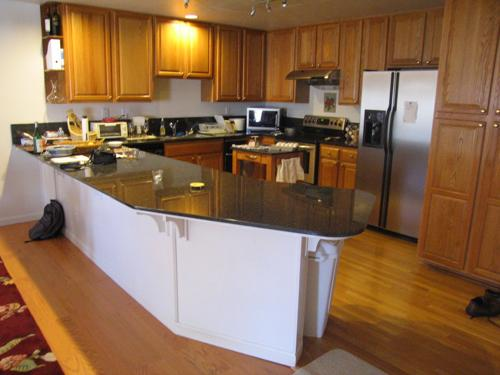
#> input picture HW1/Figures/Q1.3/sun_aasmevtpkslccptd.jpg, 500 x 375 px, given in place of sun_aztvjgubyrgvirup.jpg, which was not available
$ python main.py
#> lines starting #> are read from the running program, lines starting #| are printed output that depends on the picture; pictures that were not available may be replaced by others from this repository, and a replacement may not be noted
#> in main, img is the input picture: PIL image 500x375 RGB; mean R, G, B 140.8, 108.7, 81.6
### HW1/boxiangf/visual_words.py
import os, multiprocessing
from os.path import join, isfile

import numpy as np
from PIL import Image
import scipy.ndimage
import scipy.spatial
import skimage.color
import sklearn.cluster

def extract_filter_responses(opts, img):
    '''
    Extracts the filter responses for the given image.

    [input]
    * opts    : options
    * img    : numpy.ndarray of shape (H,W) or (H,W,3)
    [output]
    * filter_responses: numpy.ndarray of shape (H,W,3F)
    '''

    filter_scales = opts.filter_scales
    # ----- TODO -----

    # Convert gray-scale images to 3-channel
    if len(img.shape) != 3:
        img = np.repeat(img[:, :, np.newaxis], 3, axis=2)

    # Convert image to floating point type with range [0, 1] if necessary
    if img.dtype.kind != "f":
        img = np.array(img).astype(np.float32)

    if np.any((img < 0) | (img > 1)):
        img = (img-np.min(img))/(np.max(img)-np.min(img))

    img = skimage.color.rgb2lab(img)
#> img: shape (375, 500, 3) float32; mean of channels 0, 1, 2 48, 10.9, 20.4

    # [5 lines of commented-out code are left out]

    num_scales = len(filter_scales)
    num_filters = 4
    num_channels = 3

    filter_responses = np.zeros((img.shape[0], img.shape[1], num_channels*num_scales*num_filters))

    # Grouping filter_responses first by channel, then by filter, and finally by scale
    for i in range(num_scales):
        for j in range(num_channels):
            filter_responses[:, :, num_filters*num_channels*i + num_channels*0 + j] = scipy.ndimage.gaussian_filter(img[:, :, j], sigma=filter_scales[i], order=0)
            filter_responses[:, :, num_filters*num_channels*i + num_channels*1 + j] = scipy.ndimage.gaussian_laplace(img[:, :, j], sigma=filter_scales[i])
            filter_responses[:, :, num_filters*num_channels*i + num_channels*2 + j] = scipy.ndimage.gaussian_filter(img[:, :, j], sigma=filter_scales[i], order=[1,0])
            filter_responses[:, :, num_filters*num_channels*i + num_channels*3 + j] = scipy.ndimage.gaussian_filter(img[:, :, j], sigma=filter_scales[i], order=[0,1])

    return filter_responses


# [27 lines left out: function compute_dictionary_one_image, not called in this run]


def compute_dictionary(opts, n_worker=1):
    '''
    Creates the dictionary of visual words by clustering using k-means.

    [input]
    * opts         : options
    * n_worker     : number of workers to process in parallel

    [saved]
    * dictionary : numpy.ndarray of shape (K,3F)
    '''

    data_dir = opts.data_dir
    feat_dir = opts.feat_dir
    out_dir = opts.out_dir
    K = opts.K

    train_files = open(join(data_dir, 'train_files.txt')).read().splitlines()
    # ----- TODO -----

    num_training_images = len(train_files)
    alpha = opts.alpha

    # Multiprocessing pool for extracting features of one image
    args = []
    for i in range(num_training_images):
        args.append((i, alpha, train_files[i], opts))

    pool = multiprocessing.Pool(n_worker)
    pool.map(compute_dictionary_one_image, args)
    pool.close()
    pool.join()

    # Read the subset filter responses from file and concatenate
    filter_responses_list = []
    for i in range(num_training_images):
        file_path = join(opts.data_dir + '/temp/' + str(i) + ".npy")
        file = np.load(file_path)
        filter_responses_list.append(file)
    filter_responses = np.concatenate(filter_responses_list, axis=0)

    # Cluster responses with k-means and generate visual words dictionary with K words
    kmeans = sklearn.cluster.KMeans(n_clusters=K).fit(filter_responses)
    dictionary = kmeans.cluster_centers_
    np.save(join(out_dir, 'dictionary.npy'), dictionary)


# [27 lines left out: function get_visual_words, not called in this run]

### HW1/code/util.py
import numpy as np
import matplotlib.pyplot as plt
import multiprocessing

def get_num_CPU():
    '''
    Counts the number of CPUs available in the machine.
    '''
    return multiprocessing.cpu_count()

def display_filter_responses(opts, response_maps):
    '''
    Visualizes the filter response maps.

    [input]
    * response_maps: a numpy.ndarray of shape (H,W,3F)
    '''

    n_scale = len(opts.filter_scales)
    plt.figure(1)

    for i in range(n_scale*4):
        plt.subplot(n_scale, 4, i+1)
        resp = response_maps[:, :, i*3:i*3 + 3]
        resp_min = resp.min(axis=(0,1), keepdims=True)
        resp_max = resp.max(axis=(0,1), keepdims=True)
        resp = (resp - resp_min)/(resp_max - resp_min)
        plt.imshow(resp)
        plt.axis("off")
#> this loop made 8 passes
#> (resp_min, resp_max) on passes 1 to 8: ([[2.15, -18.84, -22.54]], [[99.72, 42.31, 81.82]]), ([[-35.74, -11.86, -13.65]], [[27.43, 10.3, 12.24]]), ([[-27.17, -15.29, -15.41]], [[29.27, 13.36, 11.98]]), ([[-27.86, -7.93, -14.59]], [[26.22, 7.69, 20.05]]), ([[3.39, -17, -18.53]], [[99, 35.73, 79.29]]), ([[-9.64, -5.43, -4.99]], [[8.07, 2.83, 5.18]]), ([[-14.63, -7.94, -9.76]], [[14.33, 6.93, 7.1]]), ([[-14.6, -4.53, -8.56]], [[14.35, 5.06, 11.91]])
#> pass 1, in display_filter_responses, `resp = response_maps[:, :, i*3:i*3 + 3]`:
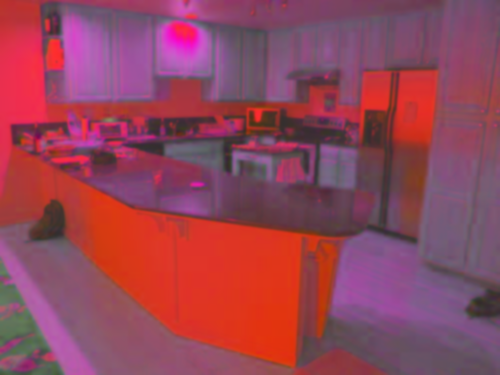
#> resp: shape (375, 500, 3) float64; mean of channels 0, 1, 2 48, 10.9, 20.4; drawn with min black and max white
#> pass 1, in display_filter_responses, `resp = (resp - resp_min)/(resp_max - resp_min)`:
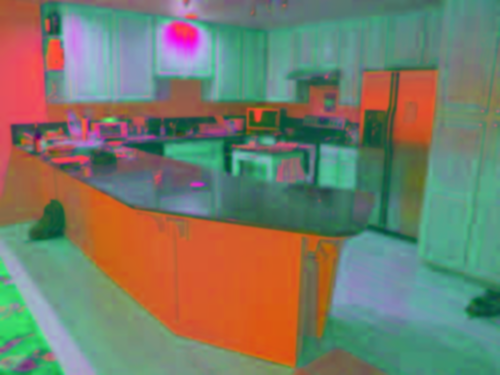
#> resp: shape (375, 500, 3) float64; mean of channels 0, 1, 2 0.47, 0.486, 0.412; drawn as R, G, B
#> pass 2, in display_filter_responses, `resp = response_maps[:, :, i*3:i*3 + 3]`:
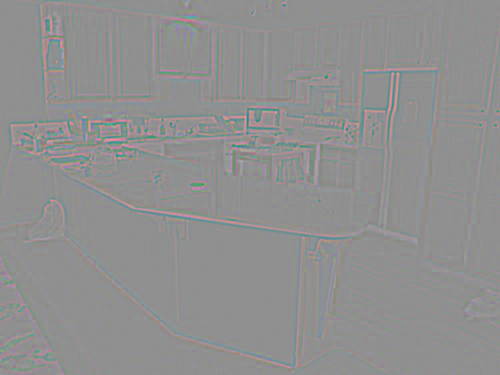
#> resp: shape (375, 500, 3) float64; mean of channels 0, 1, 2 0, 0, 0; drawn with min black and max white
#> pass 2, in display_filter_responses, `resp = (resp - resp_min)/(resp_max - resp_min)`:
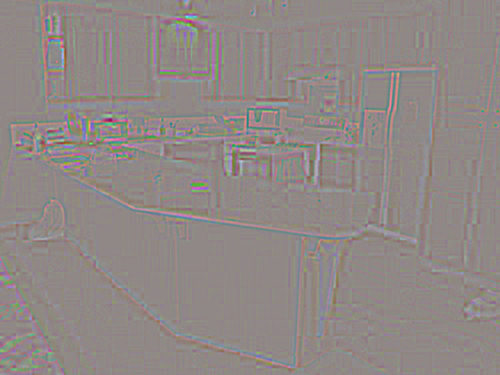
#> resp: shape (375, 500, 3) float64; mean of channels 0, 1, 2 0.566, 0.535, 0.527; drawn as R, G, B
#> after the loop:
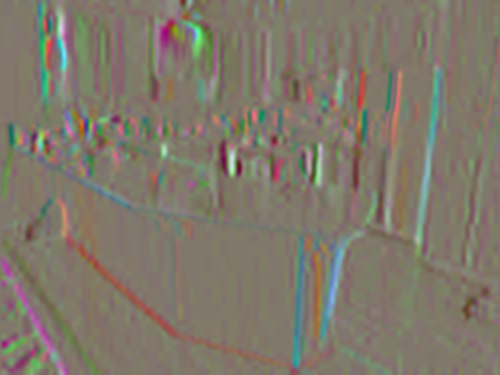
#> resp: shape (375, 500, 3) float64; mean of channels 0, 1, 2 0.502, 0.473, 0.419; drawn as R, G, B

    plt.subplots_adjust(left=0.05,right=0.95,top=0.95,bottom=0.05,wspace=0.05,hspace=0.05)
    plt.show()
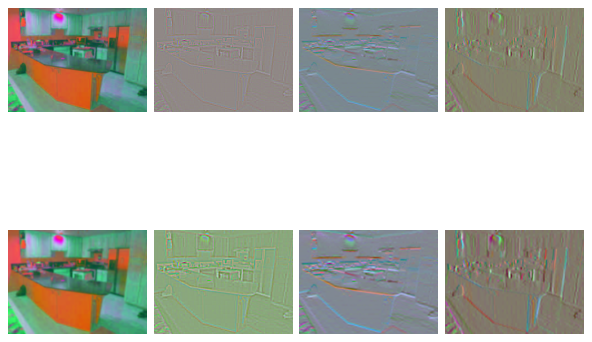
#> figure drawn by matplotlib, 8 panels

# [8 lines left out: function visualize_wordmap, not called in this run]

### HW1/code/opts.py
'''
Hyperparameters wrapped in argparse
This file contains most of tuanable parameters for this homework
You are asked to play around with them for Q3.1
It is recommended that you leave them as they are before getting to Q3.1

You can change the values by changing their default fields or by command-line
arguments. For example, "python main.py --filter-scales 2 5 --K 50"
'''

import argparse

def get_opts():
    parser = argparse.ArgumentParser(description='16-720 HW1: Scene Recognition')

    ## Paths
    parser.add_argument('--data-dir', type=str, default='../data',
                        help='data folder')
    parser.add_argument('--feat-dir', type=str, default='../feat',
                        help='feature folder')
    parser.add_argument('--out-dir', type=str, default='.',
                        help='output folder')

    ## Visual words (requires tuning)
    parser.add_argument('--filter-scales', nargs='+', type=float,
                        default=[1, 2],
                        help='a list of scales for all the filters')
    parser.add_argument('--K', type=int, default=10,
                        help='# of words')
    parser.add_argument('--alpha', type=int, default=25,
                        help='Using only a subset of alpha pixels in each image')

    ## Recognition system (requires tuning)
    parser.add_argument('--L', type=int, default=1,
                        help='L + 1 is the number of layers in spatial pyramid matching (SPM)')

    ## Additional options (add your own hyperparameters here)

    ##
    opts = parser.parse_args()
    return opts

# [26 lines left out: function custom_get_opts, not called in this run]

### HW1/boxiangf/main.py
from os.path import join

import numpy as np
from PIL import Image
import matplotlib.pyplot as plt

import util
import visual_words
import visual_recog
from opts import get_opts

import custom


def main():
    opts = get_opts()

    ## Q1.1
    img_path = join(opts.data_dir, 'aquarium/sun_aztvjgubyrgvirup.jpg')
    img = Image.open(img_path)
    img = np.array(img).astype(np.float32)/255
    filter_responses = visual_words.extract_filter_responses(opts, img)
    util.display_filter_responses(opts, filter_responses)

    ## Q1.2
    n_cpu = util.get_num_CPU()
    visual_words.compute_dictionary(opts, n_worker=n_cpu)

    ## Q1.3
    img_path = join(opts.data_dir, 'highway/sun_bacfwopdcsewxkne.jpg')
    img = Image.open(img_path)
    img = np.array(img).astype(np.float32)/255
    dictionary = np.load(join(opts.out_dir, 'dictionary.npy'))
    wordmap = visual_words.get_visual_words(opts, img, dictionary)
    util.visualize_wordmap(wordmap)

    ## Q2.1-2.4
    n_cpu = util.get_num_CPU()
    visual_recog.build_recognition_system(opts, n_worker=n_cpu)

    ## Q2.5
    n_cpu = util.get_num_CPU()
    conf, accuracy = visual_recog.evaluate_recognition_system(opts, n_worker=n_cpu)

    print(conf)
    print(accuracy)
    np.savetxt(join(opts.out_dir, 'confmat.csv'), conf, fmt='%d', delimiter=',')
    np.savetxt(join(opts.out_dir, 'accuracy.txt'), [accuracy], fmt='%g')

    # Q3.1-3.2
    n_cpu = util.get_num_CPU()
    optimal_params_list = custom.tune_hyperparams(opts, n_worker=n_cpu)


if __name__ == '__main__':
#> (the run stopped early here; a loop or call above may not have finished)
